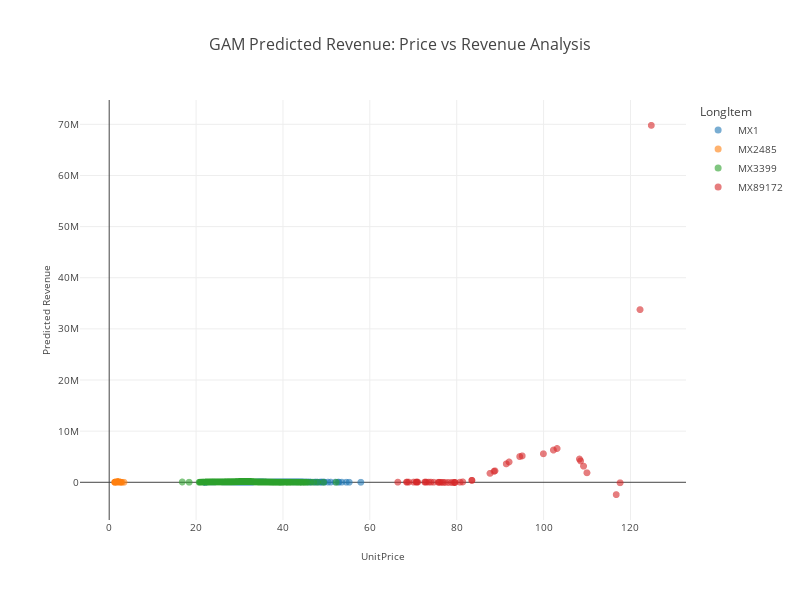

Here is the notebook cell this chart was saved with:
### Markdown cell above
## Python Predicted Revenue: Price vs Revenue Analysis

### Code cell
fig = px.scatter(
    df_agg,
    x='UnitPrice',
    y='Predicted_Revenue',
    color='LongItem',
    opacity=0.6,
    template="none",
    title='GAM Predicted Revenue: Price vs Revenue Analysis',
    width=800,
    height=600,
).update_traces(
    marker=dict(size=7),
    hoverlabel=dict(font=dict(size=10)),
).update_layout(
    legend_title_text='LongItem',
    title_font=dict(size=16),
    legend_font=dict(size=10),
).update_xaxes(
    title_text='UnitPrice',
    title_font=dict(size=10),
    tickfont=dict(size=10),
).update_yaxes(
    title_text='Predicted Revenue',
    title_font=dict(size=10),
    tickfont=dict(size=10),
)

fig.show()

### Figure 1 — Plotly figure (JSON) as saved in the notebook; plotly's stock layout.template omitted (floating-point values rounded to 4 significant figures; data arrays with more than 128 entries replaced by an {"elided": "..."} marker saying what was removed)
{"data": [{"hoverlabel": {"font": {"size": 10}}, "hovertemplate": "LongItem=MX1<br>UnitPrice=%{x}<br>Predicted_Revenue=%{y}<extra></extra>", "legendgroup": "MX1", "marker": {"color": "#1F77B4", "opacity": 0.6, "size": 7, "symbol": "circle"}, "mode": "markers", "name": "MX1", "showlegend": true, "type": "scattergl", "x": {"elided": "760 float values"}, "xaxis": "x", "y": {"elided": "760 float values"}, "yaxis": "y"}, {"hoverlabel": {"font": {"size": 10}}, "hovertemplate": "LongItem=MX2485<br>UnitPrice=%{x}<br>Predicted_Revenue=%{y}<extra></extra>", "legendgroup": "MX2485", "marker": {"color": "#FF7F0E", "opacity": 0.6, "size": 7, "symbol": "circle"}, "mode": "markers", "name": "MX2485", "showlegend": true, "type": "scattergl", "x": [1.26, 1.27, 1.29, 1.329, 1.359, 1.38, 1.387, 1.39, 1.391, 1.392, 1.397, 1.41, 1.412, 1.413, 1.419, 1.42, 1.435, 1.437, 1.448, 1.45, 1.459, 1.46, 1.46, 1.464, 1.47, 1.48, 1.486, 1.488, 1.49, 1.513, 1.518, 1.518, 1.53, 1.536, 1.55, 1.553, 1.57, 1.58, 1.59, 1.61, 1.615, 1.622, 1.639, 1.64, 1.65, 1.66, 1.664, 1.67, 1.69, 1.7, 1.71, 1.72, 1.726, 1.726, 1.73, 1.74, 1.75, 1.752, 1.76, 1.785, 1.8, 1.82, 1.83, 1.84, 1.85, 1.87, 1.88, 1.89, 1.9, 1.91, 1.97, 1.98, 1.99, 2, 2.01, 2.02, 2.03, 2.04, 2.08, 2.09, 2.1, 2.11, 2.12, 2.13, 2.15, 2.17, 2.19, 2.21, 2.22, 2.25, 2.26, 2.27, 2.31, 2.33, 2.34, 2.35, 2.36, 2.38, 2.41, 2.45, 2.46, 2.48, 2.49, 2.58, 2.64, 2.71, 2.93, 3.4], "xaxis": "x", "y": [8855.0, 9915.0, 12010.0, 15960.0, 18660.0, 20300.0, 20810.0, 21000.0, 21070.0, 21160.0, 21500.0, 22300.0, 22400.0, 22480.0, 22820.0, 22870.0, 23640.0, 23740.0, 24210.0, 24290.0, 24640.0, 24670.0, 24670.0, 24810.0, 25020.0, 25310.0, 25480.0, 25520.0, 25570.0, 26030.0, 26100.0, 26100.0, 26260.0, 26330.0, 26520.0, 26570.0, 26900.0, 27170.0, 27520.0, 28530.0, 28860.0, 29380.0, 30970.0, 31060.0, 32230.0, 33600.0, 34230.0, 35170.0, 38950.0, 41190.0, 43670.0, 46410.0, 48030.0, 48150.0, 49420.0, 52710.0, 56290.0, 56970.0, 60170.0, 71350.0, 78390.0, 88360.0, 93350.0, 98280.0, 103100.0, 112000.0, 116100.0, 119800.0, 123000.0, 125900.0, 133100.0, 132600.0, 131500.0, 129900.0, 127700.0, 124900.0, 121600.0, 117800.0, 99780.0, 94920.0, 90090.0, 85360.0, 80820.0, 76540.0, 69110.0, 63270.0, 58780.0, 55360.0, 53960.0, 50570.0, 49600.0, 48640.0, 44750.0, 42760.0, 41750.0, 40730.0, 39700.0, 37600.0, 34370.0, 29890.0, 28740.0, 26400.0, 25220.0, 14290.0, 7774.0, 2393.0, -2499.0, -43.42], "yaxis": "y"}, {"hoverlabel": {"font": {"size": 10}}, "hovertemplate": "LongItem=MX3399<br>UnitPrice=%{x}<br>Predicted_Revenue=%{y}<extra></extra>", "legendgroup": "MX3399", "marker": {"color": "#2CA02C", "opacity": 0.6, "size": 7, "symbol": "circle"}, "mode": "markers", "name": "MX3399", "showlegend": true, "type": "scattergl", "x": {"elided": "725 float values"}, "xaxis": "x", "y": {"elided": "725 float values"}, "yaxis": "y"}, {"hoverlabel": {"font": {"size": 10}}, "hovertemplate": "LongItem=MX89172<br>UnitPrice=%{x}<br>Predicted_Revenue=%{y}<extra></extra>", "legendgroup": "MX89172", "marker": {"color": "#D62728", "opacity": 0.6, "size": 7, "symbol": "circle"}, "mode": "markers", "name": "MX89172", "showlegend": true, "type": "scattergl", "x": [66.44, 68.45, 68.58, 68.95, 70.08, 70.65, 70.76, 70.88, 71.01, 72.64, 72.8, 73.04, 73.57, 74.06, 74.72, 75.76, 75.91, 76.11, 76.53, 76.84, 77.33, 78.05, 78.77, 79.32, 79.52, 79.64, 80.77, 81.39, 83.49, 83.49, 87.67, 88.59, 88.8, 91.4, 92.05, 94.5, 95.08, 99.96, 102.3, 103.1, 108.3, 108.5, 109.2, 110.0, 116.7, 117.6, 122.2, 124.8], "xaxis": "x", "y": [26690.0, 35200.0, 35670.0, 36890.0, 39760.0, 40520.0, 40600.0, 40650.0, 40660.0, 36570.0, 35660.0, 34040.0, 29560.0, 24380.0, 15840.0, -311.1, -2788.0, -6122.0, -13340.0, -18920.0, -27220.0, -36720.0, -39300.0, -34340.0, -30470.0, -27900.0, 21630.0, 70580.0, 384000.0, 384200.0, 1749000.0, 2144000.0, 2239000.0, 3603000.0, 3974000.0, 5034000.0, 5158000.0, 5578000.0, 6306000.0, 6606000.0, 4540000.0, 4182000.0, 3153000.0, 1861000.0, -2411000.0, -92640.0, 33770000.0, 69800000.0], "yaxis": "y"}], "layout": {"height": 600, "legend": {"font": {"size": 10}, "title": {"text": "LongItem"}, "tracegroupgap": 0}, "title": {"font": {"size": 16}, "text": "GAM Predicted Revenue: Price vs Revenue Analysis"}, "width": 800, "xaxis": {"anchor": "y", "domain": [0, 1], "tickfont": {"size": 10}, "title": {"font": {"size": 10}, "text": "UnitPrice"}}, "yaxis": {"anchor": "x", "domain": [0, 1], "tickfont": {"size": 10}, "title": {"font": {"size": 10}, "text": "Predicted Revenue"}}}}
